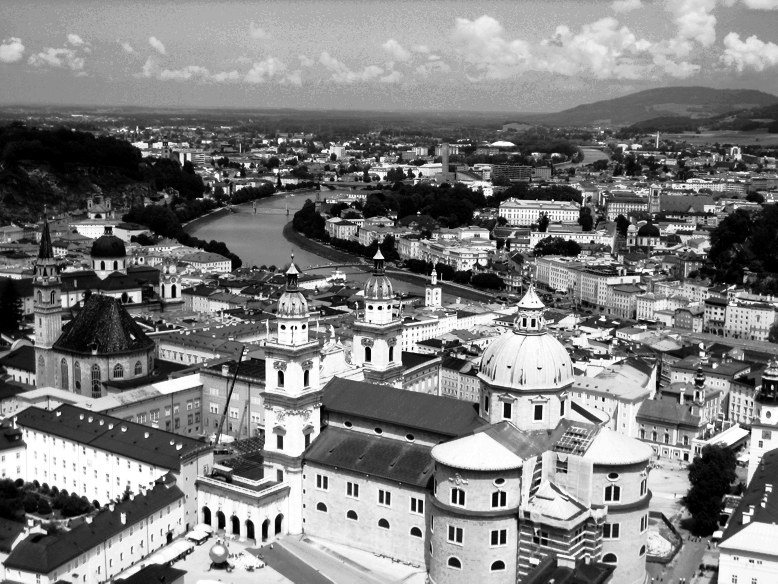
%> input picture Image/salzburg.png, 778 x 584 px
$ octave tutorial11.m   (GNU Octave 9; MATLAB toolbox functions it lacks are replaced by stand-ins)
%> lines starting %> are read from the running program, lines starting %| are printed output that depends on the picture
%Histogram shrinking
I = imread('salzburg.png');
%> I is the input picture: size 584x778 uint8; min 0, max 255, mean 127.2
I_shrink = imadjust(I,stretchlim(I),[0.25 0.75]);
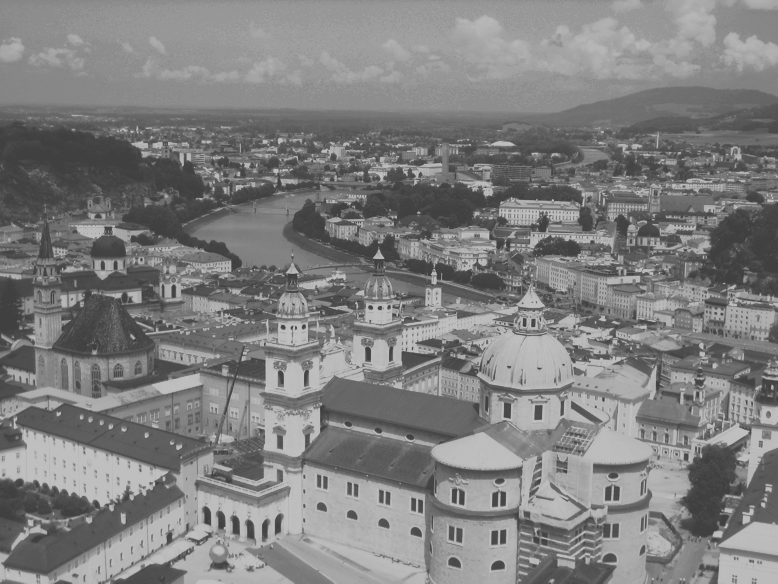
%> I_shrink: size 584x778 uint8; min 64, max 191, mean 127.4
figure; subplot(2,2,1), imshow(I), title('Original Image')
subplot(2,2,2), imhist(I), axis tight, ...
title('Original Histogram')
subplot(2,2,3), imshow(I_shrink), ...
title('Shrunk Image')
subplot(2,2,4), imhist(I_shrink), axis tight, ...
title('Shrunk Histogram')
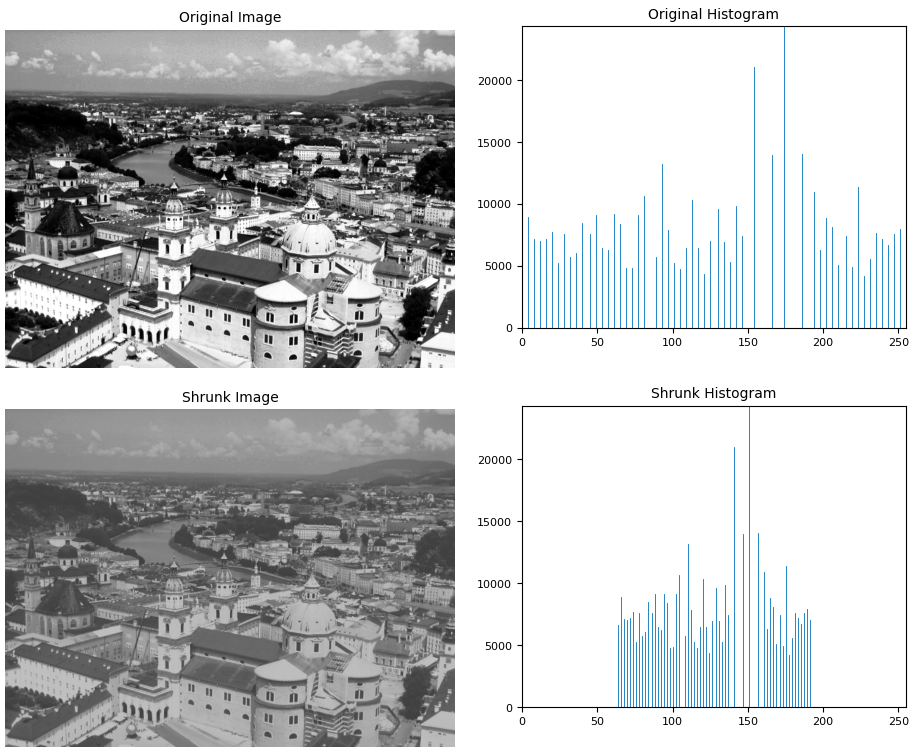
%> figure redrawn from the program's plot data, 4 panels

% Display the transformation function for the adjustment performed in the
% previous step.
X = reshape(I,1,prod(size(I)));
Y = reshape(I_shrink,1,prod(size(I_shrink)));
figure, plot(X,Y,'.')
xlim([0 255]); ylim([0 255]);
xlabel('Original Image');
ylabel('Adjusted Image');
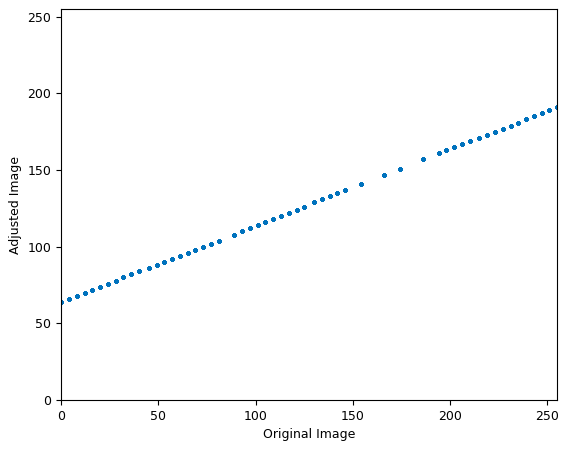
%> figure redrawn from the program's plot data
